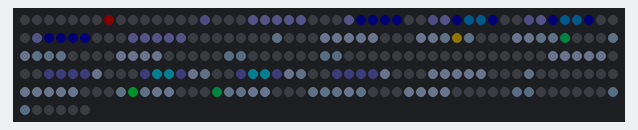
Bench run of a program on a simulated Raspberry Pi Pico running MicroPython. On the bench: 256 RGB LEDs in strip order, left to right, continuing on the next row. Dim RGB values are drawn brighter than linear; random numbers come from a fixed seed.

Above: at 0.18 s.
At 8.3 s:
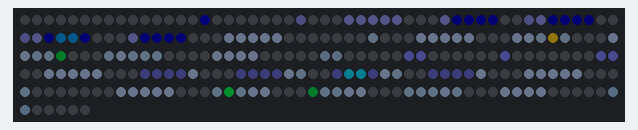

The program:

roboter.py
```python
# Demo: Kleiner Roboter. Er schaut sich um, blinzelt, winkt, tanzt, verliebt sich und schlaeft
# zwischendurch ein. Die Zustaende wechseln zufaellig.
import time, random
import matrix as m

W, H = m.W, m.H
FRAME_MS = 50

METAL = (150, 165, 190)
DARK = (80, 90, 115)
SCREEN = (8, 10, 30)
EYE = (0, 220, 255)
PINK = (255, 40, 140)
LEG = (70, 75, 95)

def rect(x0, y0, x1, y1, c, dy=0):
    for y in range(y0, y1 + 1):
        for x in range(x0, x1 + 1):
            m.set(x, y + dy, c)

def draw_robot(dy, eyes, look, arms, antenna, chest, legs):
    # Antenne
    m.set(7, 1 + dy, DARK)
    m.set(7, 0 + dy, antenna)
    # Kopf mit Bildschirm und Schrauben an der Seite
    rect(3, 2, 12, 7, METAL, dy)
    rect(4, 3, 11, 6, SCREEN, dy)
    m.set(2, 4 + dy, DARK); m.set(2, 5 + dy, DARK)
    m.set(13, 4 + dy, DARK); m.set(13, 5 + dy, DARK)
    # Augen (je 2x2): offen, zu, froh, Herz
    for ex in (5 + look, 9 + look):
        if eyes == "auf":
            rect(ex, 4, ex + 1, 5, EYE, dy)
        elif eyes == "zu":
            rect(ex, 5, ex + 1, 5, EYE, dy)
        elif eyes == "froh":
            m.set(ex, 5 + dy, EYE); m.set(ex + 1, 4 + dy, EYE)
            m.set(ex + 1, 5 + dy, SCREEN)
        elif eyes == "herz":
            rect(ex, 4, ex + 1, 5, PINK, dy)
    if eyes == "froh":
        # Mund
        rect(7, 6, 8, 6, EYE, dy)
    # Hals und Koerper
    rect(7, 8, 8, 8, DARK, dy)
    rect(4, 9, 11, 13, METAL, dy)
    rect(5, 10, 10, 12, DARK, dy)
    m.set(7, 11 + dy, chest); m.set(8, 11 + dy, chest)
    m.set(6, 10 + dy, (255, 200, 0)); m.set(9, 10 + dy, (0, 255, 80))
    # Arme: "unten", "links_hoch", "rechts_hoch", "beide_hoch"
    for side, up in ((-1, arms in ("links_hoch", "beide_hoch")), (1, arms in ("rechts_hoch", "beide_hoch"))):
        x = 3 if side < 0 else 12
        if up:
            m.set(x, 9 + dy, METAL)
            m.set(x + side, 8 + dy, METAL)
            m.set(x + 2 * side, 7 + dy, METAL)
            m.set(x + 2 * side, 6 + dy, METAL)
            m.set(x + 2 * side, 5 + dy, DARK)  # Hand
        else:
            for y in (9, 10, 11):
                m.set(x, y + dy, METAL)
            m.set(x, 12 + dy, DARK)
    # Beine
    l0, l1 = legs
    rect(5, 14, 6, 14 + l0, LEG, dy)
    rect(9, 14, 10, 14 + l1, LEG, dy)

hearts = []        # [x, y]
zs = []            # [x, y]
state = "schauen"
timer = 0
frame = 0
blink = 0
look = 0

def next_state():
    return random.choice(("schauen", "schauen", "winken", "tanzen", "verliebt", "schlafen"))

while True:
    t = time.ticks_ms()
    frame += 1
    timer += 1
    m.clear()
    dy = 0
    eyes = "auf"
    arms = "unten"
    legs = (1, 1)
    antenna = (255, 0, 0) if frame % 20 < 10 else (60, 0, 0)
    chest = (0, 255, 120) if (frame // 8) % 2 else (0, 90, 40)

    if state == "schauen":
        if random.random() < 0.02:
            look = random.choice((-1, 0, 0, 1))
        if blink == 0 and random.random() < 0.025:
            blink = 3
        if blink:
            eyes = "zu"
            blink -= 1
        if timer > 100:
            state, timer = next_state(), 0
    elif state == "winken":
        eyes = "froh"
        look = 0
        arms = "rechts_hoch" if (timer // 5) % 2 == 0 else "unten"
        if timer > 50:
            state, timer = "schauen", 0
    elif state == "tanzen":
        eyes = "froh"
        look = 0
        beat = (timer // 5) % 4
        dy = -1 if beat in (1, 3) else 0
        arms = ("links_hoch", "beide_hoch", "rechts_hoch", "beide_hoch")[beat]
        legs = ((1, 0), (1, 1), (0, 1), (1, 1))[beat]
        antenna = m.wheel(frame * 40)
        chest = m.wheel(frame * 40 + 384)
        if timer > 90:
            state, timer = "schauen", 0
    elif state == "verliebt":
        eyes = "herz"
        look = 0
        chest = PINK if (frame // 4) % 2 else (90, 10, 50)
        if timer % 12 == 1:
            hearts.append([random.choice((2.0, 13.0)), 6.0])
        if timer > 80:
            state, timer = "schauen", 0
    elif state == "schlafen":
        eyes = "zu"
        look = 0
        antenna = (0, 0, 80)
        chest = (0, 40, 20)
        dy = 1 if (timer // 20) % 2 else 0      # atmet langsam
        if timer % 25 == 1:
            zs.append([12.0, 3.0])
        if timer > 140:
            state, timer = "schauen", 0
            blink = 3

    draw_robot(dy, eyes, look, arms, antenna, chest, legs)
    for h in hearts:
        h[1] -= 0.15
        x, y = int(h[0]), int(h[1])
        m.set(x, y, PINK); m.set(x + 1, y, PINK)
        m.set(x, y - 1, (140, 20, 70)); m.set(x + 1, y - 1, (140, 20, 70))
    hearts = [h for h in hearts if h[1] > 0]
    for z in zs:
        z[1] -= 0.08
        z[0] += 0.03
        x, y = int(z[0]), int(z[1])
        c = (120, 120, 255)
        # kleines "Z" aus 3 Pixeln
        m.set(x, y - 1, c); m.set(x + 1, y - 1, c); m.set(x, y, c); m.set(x + 1, y + 1, c); m.set(x, y + 1, c)
    zs = [z for z in zs if z[1] > 0 and z[0] < W]
    m.show()
    time.sleep_ms(max(0, FRAME_MS - time.ticks_diff(time.ticks_ms(), t)))
```

matrix.py
```python
# Gemeinsame Bibliothek fuer alle Demos: 4x WS2812B 8x8 als 16x16-Flaeche an GP22
# Anordnung: 1 links oben, 2 links unten, 3 rechts oben, 4 rechts unten
# Farben werden immer in voller Aufloesung (0-255) angegeben, show() dimmt sie herunter.
import machine, neopixel, micropython, array

PIN = 22
W = H = 16
N = W * H
MAX = 16  # max. Helligkeit pro Kanal (0-255) -> ca. 500 mA gesamt, VSYS gemessen stabil bis MAX 22
# Helligkeitsausgleich je Matrix (1, 2, 3, 4) und Farbkanal (R, G, B).
# Matrix 1 hat andere LEDs: Rot/Gruen doppelt so hell, Blau ca. 1,45x (per Auge abgeglichen)
GAIN = ((0.5, 0.5, 0.69), (1, 1, 1), (1, 1, 1), (1, 1, 1))
# Strombremse: Summe aller Kanaele (0-255) darf das nicht ueberschreiten,
# sonst wird alles gleichmaessig gedimmt. 255 je LED = so viel wie der Regenbogen.
BUDGET = N * 255

_np = neopixel.NeoPixel(machine.Pin(PIN), N)
buf = bytearray(N * 3)  # R, G, B je LED, Index = LED-Nummer in der Kette

# Faktor je LED und Kanal in Festkomma (x1024), damit show() ohne Fliesskomma auskommt
_mul = array.array('H', [round(MAX * GAIN[i // 3 // 64][i % 3] * 1024 / 255) for i in range(N * 3)])

@micropython.viper
def _sum(src: ptr8, n: int) -> int:
    t = 0
    i = 0
    while i < n:
        t += src[i]
        i += 1
    return t

@micropython.viper
def _render(src: ptr8, dst: ptr8, mul: ptr16, n: int, k: int):
    # RGB (0-255) -> gedimmt, korrigiert, gerundet, in GRB-Reihenfolge fuer die WS2812B
    j = 0
    while j < n:
        dst[j + 1] = (src[j] * mul[j] * k + 524288) >> 20
        dst[j] = (src[j + 1] * mul[j + 1] * k + 524288) >> 20
        dst[j + 2] = (src[j + 2] * mul[j + 2] * k + 524288) >> 20
        j += 3

def xy(x, y):
    m = (x // 8) * 2 + (y // 8)
    return m * 64 + (y % 8) * 8 + (x % 8)

def set(x, y, c):
    if 0 <= x < W and 0 <= y < H:
        i = xy(x, y) * 3
        buf[i] = c[0]; buf[i + 1] = c[1]; buf[i + 2] = c[2]

def get(x, y):
    i = xy(x, y) * 3
    return (buf[i], buf[i + 1], buf[i + 2])

def fill(c):
    for i in range(0, N * 3, 3):
        buf[i] = c[0]; buf[i + 1] = c[1]; buf[i + 2] = c[2]

def clear():
    fill((0, 0, 0))

def show():
    tot = _sum(buf, N * 3)
    k = 1024 if tot <= BUDGET else 1024 * BUDGET // tot
    _render(buf, _np.buf, _mul, N * 3, k)
    _np.write()

def wheel(p):
    # Farbrad 0..767, jeweils nur 2 Kanaele aktiv
    p %= 768
    if p < 256:
        return (255 - p, p, 0)
    p -= 256
    if p < 256:
        return (0, 255 - p, p)
    p -= 256
    return (p, 0, 255 - p)
```
